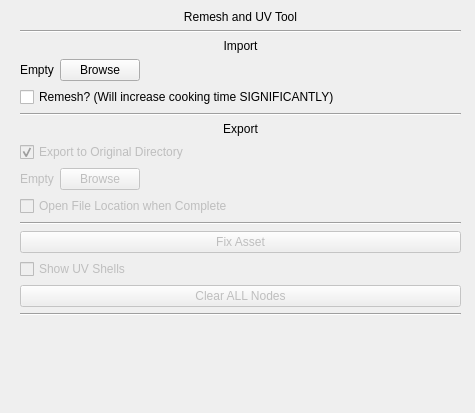
<?xml version="1.0" encoding="UTF-8"?>
<ui version="4.0">
 <class>Form</class>
 <widget class="QWidget" name="Form">
  <property name="geometry">
   <rect>
    <x>0</x>
    <y>0</y>
    <width>475</width>
    <height>413</height>
   </rect>
  </property>
  <property name="windowTitle">
   <string>Form</string>
  </property>
  <widget class="QWidget" name="verticalLayoutWidget">
   <property name="geometry">
    <rect>
     <x>20</x>
     <y>10</y>
     <width>441</width>
     <height>386</height>
    </rect>
   </property>
   <layout class="QVBoxLayout" name="verticalLayout">
    <property name="sizeConstraint">
     <enum>QLayout::SetMinimumSize</enum>
    </property>
    <item>
     <widget class="QLabel" name="label">
      <property name="text">
       <string>Remesh and UV Tool</string>
      </property>
      <property name="alignment">
       <set>Qt::AlignCenter</set>
      </property>
     </widget>
    </item>
    <item>
     <widget class="Line" name="line">
      <property name="orientation">
       <enum>Qt::Horizontal</enum>
      </property>
     </widget>
    </item>
    <item>
     <widget class="QLabel" name="label_3">
      <property name="text">
       <string>Import</string>
      </property>
      <property name="alignment">
       <set>Qt::AlignCenter</set>
      </property>
     </widget>
    </item>
    <item>
     <layout class="QHBoxLayout" name="horizontalLayout">
      <item>
       <widget class="QLabel" name="importFileLabel">
        <property name="text">
         <string>Empty</string>
        </property>
       </widget>
      </item>
      <item>
       <widget class="QPushButton" name="importBrowse">
        <property name="text">
         <string>Browse</string>
        </property>
       </widget>
      </item>
      <item>
       <spacer name="horizontalSpacer">
        <property name="orientation">
         <enum>Qt::Horizontal</enum>
        </property>
        <property name="sizeHint" stdset="0">
         <size>
          <width>40</width>
          <height>20</height>
         </size>
        </property>
       </spacer>
      </item>
     </layout>
    </item>
    <item>
     <widget class="QCheckBox" name="remeshCheck">
      <property name="text">
       <string>Remesh? (Will increase cooking time SIGNIFICANTLY)</string>
      </property>
     </widget>
    </item>
    <item>
     <widget class="Line" name="line_2">
      <property name="orientation">
       <enum>Qt::Horizontal</enum>
      </property>
     </widget>
    </item>
    <item>
     <widget class="QLabel" name="label_2">
      <property name="text">
       <string>Export</string>
      </property>
      <property name="alignment">
       <set>Qt::AlignCenter</set>
      </property>
     </widget>
    </item>
    <item>
     <widget class="QCheckBox" name="exportCheck">
      <property name="enabled">
       <bool>false</bool>
      </property>
      <property name="text">
       <string>Export to Original Directory</string>
      </property>
      <property name="checked">
       <bool>true</bool>
      </property>
     </widget>
    </item>
    <item>
     <layout class="QHBoxLayout" name="horizontalLayout_3">
      <item>
       <widget class="QLabel" name="exportLabel">
        <property name="enabled">
         <bool>false</bool>
        </property>
        <property name="text">
         <string>Empty</string>
        </property>
       </widget>
      </item>
      <item>
       <widget class="QPushButton" name="exportBrowse">
        <property name="enabled">
         <bool>false</bool>
        </property>
        <property name="text">
         <string>Browse</string>
        </property>
       </widget>
      </item>
      <item>
       <spacer name="horizontalSpacer_2">
        <property name="orientation">
         <enum>Qt::Horizontal</enum>
        </property>
        <property name="sizeHint" stdset="0">
         <size>
          <width>40</width>
          <height>20</height>
         </size>
        </property>
       </spacer>
      </item>
     </layout>
    </item>
    <item>
     <widget class="QCheckBox" name="openFileCheck">
      <property name="enabled">
       <bool>false</bool>
      </property>
      <property name="text">
       <string>Open File Location when Complete</string>
      </property>
     </widget>
    </item>
    <item>
     <widget class="Line" name="line_3">
      <property name="orientation">
       <enum>Qt::Horizontal</enum>
      </property>
     </widget>
    </item>
    <item>
     <widget class="QPushButton" name="fixAssetPush">
      <property name="enabled">
       <bool>false</bool>
      </property>
      <property name="text">
       <string>Fix Asset</string>
      </property>
     </widget>
    </item>
    <item>
     <widget class="QCheckBox" name="uvShellCheck">
      <property name="enabled">
       <bool>false</bool>
      </property>
      <property name="text">
       <string>Show UV Shells</string>
      </property>
     </widget>
    </item>
    <item>
     <widget class="QPushButton" name="clearButton">
      <property name="enabled">
       <bool>false</bool>
      </property>
      <property name="text">
       <string>Clear ALL Nodes</string>
      </property>
     </widget>
    </item>
    <item>
     <widget class="Line" name="line_4">
      <property name="orientation">
       <enum>Qt::Horizontal</enum>
      </property>
     </widget>
    </item>
    <item>
     <widget class="QLabel" name="timeLabel">
      <property name="text">
       <string/>
      </property>
     </widget>
    </item>
    <item>
     <spacer name="verticalSpacer">
      <property name="orientation">
       <enum>Qt::Vertical</enum>
      </property>
      <property name="sizeHint" stdset="0">
       <size>
        <width>20</width>
        <height>40</height>
       </size>
      </property>
     </spacer>
    </item>
   </layout>
  </widget>
 </widget>
 <resources/>
 <connections/>
</ui>
